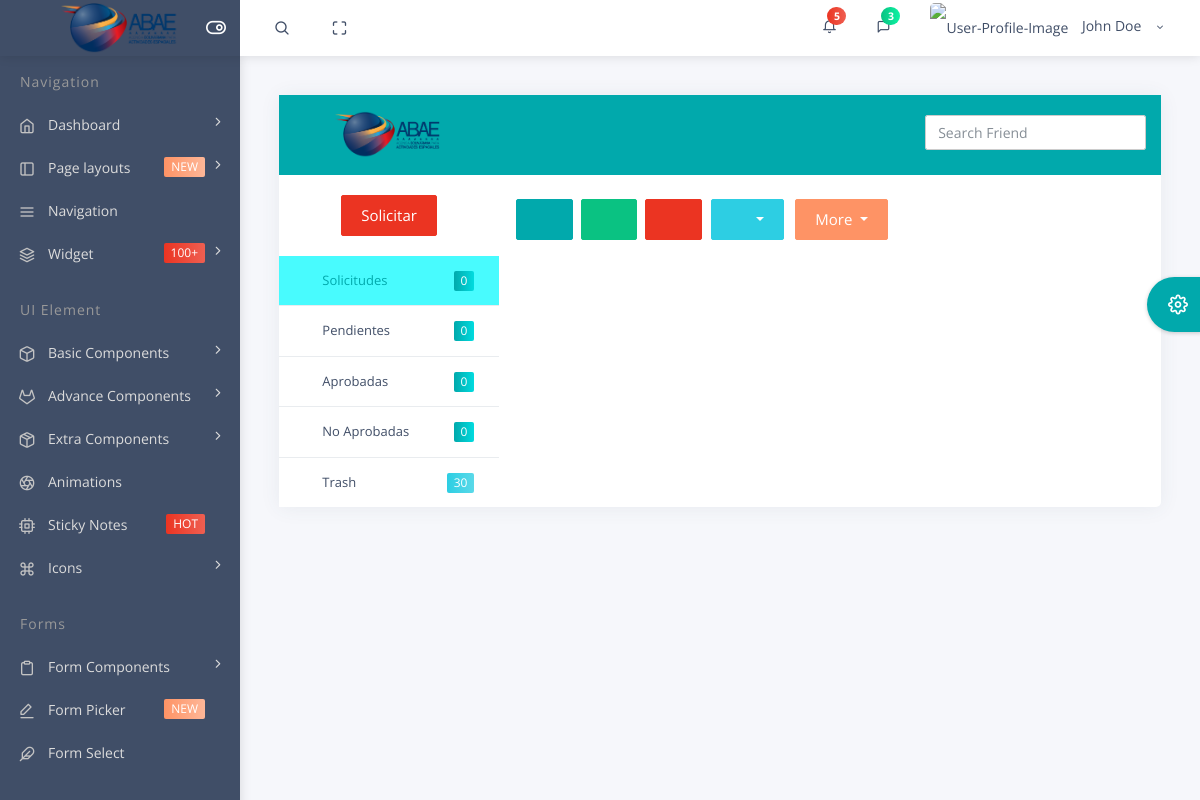
Page /default/email-inbox.php on the earlier database version.
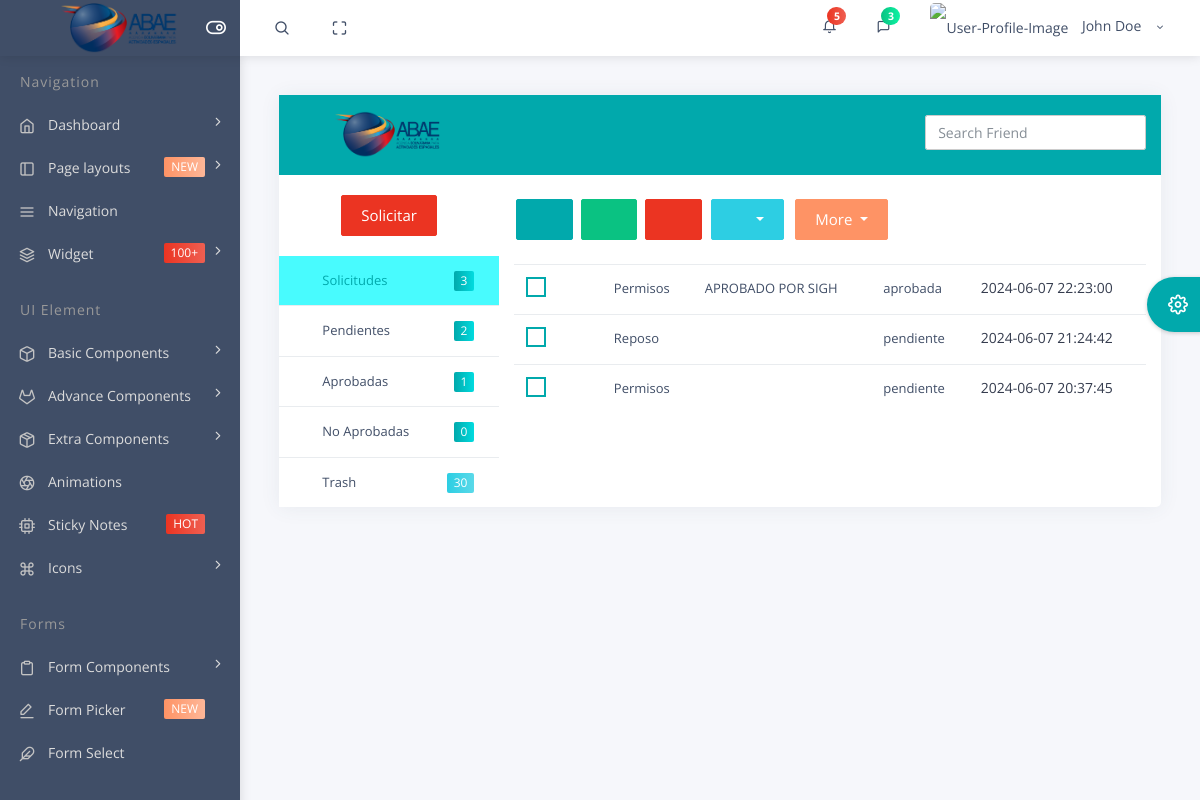
Same page on the later database version.
### tables this page shows
CREATE TABLE `solicitud` (
  `id_solicitud` int(11) NOT NULL,
  `id_usuario` int(11) NOT NULL,
  `tipo_solicitud` varchar(50) NOT NULL,
  `observacion` varchar(300) NOT NULL,
  `motivo` varchar(100) NOT NULL,
  `descripcion` varchar(500) NOT NULL,
  `fecha_inicio` timestamp NOT NULL DEFAULT current_timestamp(),
  `fecha_fin` timestamp NOT NULL DEFAULT current_timestamp(),
  `created_date` timestamp NOT NULL DEFAULT current_timestamp(),
  `date_apro` timestamp NOT NULL DEFAULT current_timestamp(),
  `dias_cant` int(30) NOT NULL,
  `horario` varchar(30) DEFAULT NULL,
  `estatus` varchar(50) DEFAULT NULL,
  `obs_supervisor` varchar(200) NOT NULL,
  `estatus_supervisor` varchar(30) NOT NULL,
  `supervisor` int(30) NOT NULL,
  `aprobado_por` int(30) NOT NULL,
  `is_read` tinyint(1) DEFAULT NULL
);

### default/email-inbox.php (the view, shortened to what the rows shown need)
<?php
require_once('../database/conexion.php');
?>
<!DOCTYPE html>
<html lang="en">
<head>
    <link rel="stylesheet" type="text/css" href="..\files\bower_components\bootstrap\css\bootstrap.min.css">
    <link rel="stylesheet" type="text/css" href="..\files\assets\icon\themify-icons\themify-icons.css">
    <link rel="stylesheet" type="text/css" href="..\files\assets\icon\icofont\css\icofont.css">
    <link rel="stylesheet" type="text/css" href="..\files\assets\icon\feather\css\feather.css">
    <link rel="stylesheet" type="text/css" href="..\files\assets\css\style.css">
    <link rel="stylesheet" type="text/css" href="..\files\assets\css\jquery.mCustomScrollbar.css">
    <link rel="stylesheet" type="text/css" href="..\files\assets\css\new-style.css">
</head>
<body>
    <div id="pcoded" class="pcoded">
        <div class="pcoded-container navbar-wrapper">
            <div class="pcoded-main-container">
                <div class="pcoded-wrapper">
                    <div class="pcoded-content">
                        <div class="pcoded-inner-content">
                            <div class="main-body">
                                <div class="page-wrapper">
                                    <div class="page-body">
                                        <div class="card">
                                            <div class="card-block email-card">
                                                <div class="row">
                                                    <div class="col-lg-12 col-xl-9">
                                                        <div class="tab-content" id="pills-tabContent">
                                                            <div class="tab-pane fade show active" id="e-inbox" role="tabpanel">
                                                                <div class="mail-body">
                                                                    <div class="mail-body-content">
                                                                        <div class="table-responsive">
                                                                            <table class="table">
                                                                                <?php
                                                                                $query = mysqli_query($conn, "SELECT * FROM solicitud ORDER BY id_solicitud DESC")
                                                                                    or die('error: ' . mysqli_error($conn));
                                                                                while ($data = mysqli_fetch_assoc($query)) {
                                                                                    echo
                                                                                    "
                                                                                        <tr>
                                                                                        <td>
                                                                                            <div class='check-star'>
                                                                                                <div class='checkbox-fade fade-in-primary checkbox'>
                                                                                                    <label>
                                                                                                          <span class='cr'><i class='cr-icon icofont icofont-verification-check txt-primary'></i></span>
                                                                                                      </label>
                                                                                                </div>
                                                                                                <i class='icofont icofont-star text-warning'></i>
                                                                                            </div>
                                                                                        </td>
                                                                                           <td><a href='email-read.htm' class='email-name'>$data[tipo_solicitud]</a></td>
                                                                                           <td><a href='email-read.htm' class='email-name'>$data[observacion]</a></td>
                                                                                           <td><a href='email-read.htm' class='email-name'>$data[estatus]</a></td>
                                                                                           <td class='email-time'>$data[created_date]</td>
                                                                                           </tr>
                                                                                        ";
                                                                                }
                                                                                ?>
                                                                            </table>
                                                                        </div>
                                                                    </div>
                                                                </div>
                                                            </div>
                                                        </div>
                                                    </div>
                                                </div>
                                            </div>
                                        </div>
                                    </div>
                                </div>
                            </div>
                        </div>
                    </div>
                </div>
            </div>
        </div>
    </div>
</body>
</html>

Differences in the rows shown:
added solicitud: tipo_solicitud "Permisos", observacion "APROBADO POR SIGH", estatus "aprobada", created_date "2024-06-07 22:23:00"
added solicitud: tipo_solicitud "Reposo", estatus "pendiente", created_date "2024-06-07 21:24:42"
added solicitud: tipo_solicitud "Permisos", estatus "pendiente", created_date "2024-06-07 20:37:45"
Other differences:
$value['id_solicitud']: "0" → "3"
$value1['id_solicitud']: "0" → "2"
$value2['id_solicitud']: "0" → "1"
